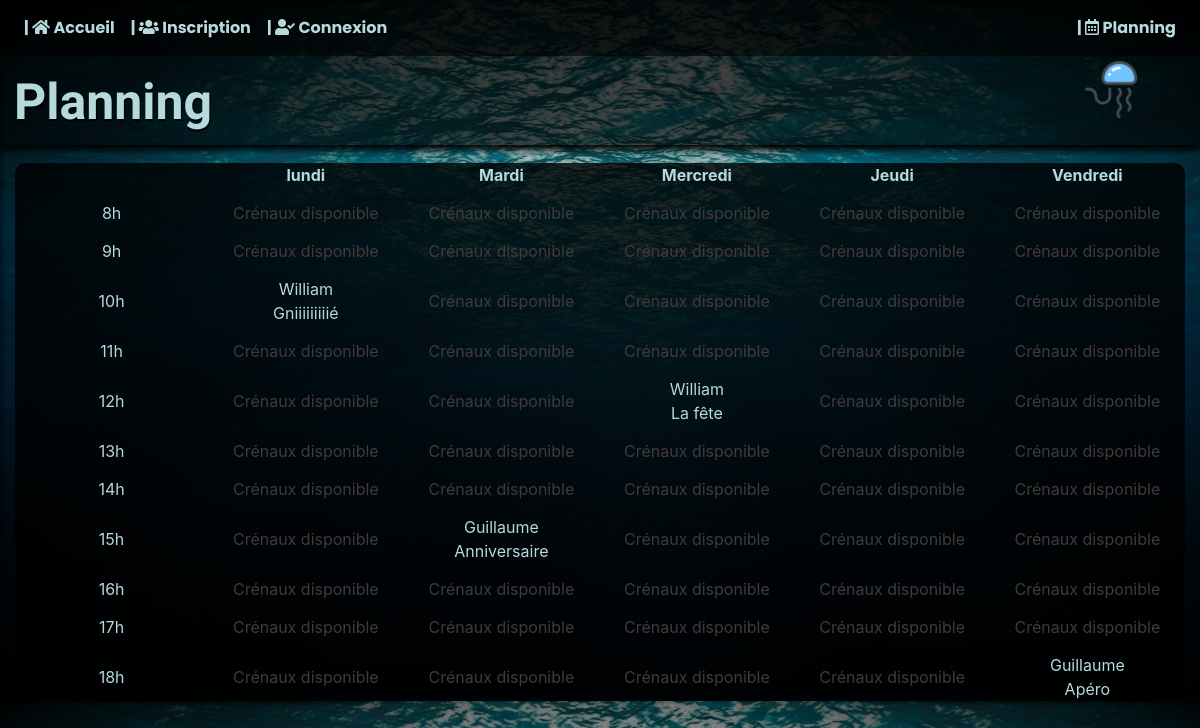
The page /pages/planning.php on the database its author committed.
### tables this page shows
CREATE TABLE IF NOT EXISTS `reservations` (
  `id` int(11) NOT NULL AUTO_INCREMENT,
  `titre` varchar(255) NOT NULL,
  `description` text NOT NULL,
  `debut` datetime NOT NULL,
  `fin` datetime NOT NULL,
  `id_utilisateur` int(11) NOT NULL,
  PRIMARY KEY (`id`)
);

CREATE TABLE IF NOT EXISTS `utilisateurs` (
  `id` int(11) NOT NULL AUTO_INCREMENT,
  `login` varchar(255) NOT NULL,
  `password` varchar(255) NOT NULL,
  PRIMARY KEY (`id`)
);

### require/php/Modele.php (called while the page is built, shortened)
<?php
require_once('Database.php');
abstract class Modele{
    public function __construct(){
        $this->db = Database::getPdo();
    }
}

### require/php/Database.php (called while the page is built)
<?php
class Database{
    private static $instance = NULL;
    public static function getPdo(){
        if(self::$instance === NULL){
            try{
                self::$instance = new PDO('mysql:host=localhost; dbname=reservationsalles', 'root', '');
            }
            catch (PDOException $e){
                print 'Erreur :' . $e -> getMessage();
                die();
            }
        }
        return self::$instance;
    }
}

### require/php/reservations.php (the view, shortened to what this page needs)
<?php
require_once('Modele.php');
class Event extends Modele{
    public function planning($jour,$heure){
        $sql ='SELECT login,reservations.id,titre,description,debut,fin,id_utilisateur FROM utilisateurs INNER JOIN reservations ON utilisateurs.id = reservations.id_utilisateur WHERE DATE_FORMAT(debut, "%w") = :jour AND DATE_FORMAT(debut, "%k") = :heure ';
        $stm = $this->db->prepare($sql);
        $stm->execute(['jour'=>$jour, 'heure'=>$heure]);
        $result = $stm->fetch();
        if($result && (isset($_SESSION['login'])))
        {
            $_GET['id'] = @$result['id'];
            echo '<td><a href="reservation.php?id='.$_GET['id'].'">'.ucfirst($result['login']).'<br>'.ucfirst($result['titre']).'</a></td>';
        }
        elseif($result){
            echo '<td>'.ucfirst($result['login']).'<br>'.ucfirst($result['titre']).'</td>';
        }
        else{
            echo '<td class="libre">Crénaux disponible</td>' ;
        }
    }
}
?>

### require/html/header.php (shortened to what this page needs)
<?php
if($index==1){
    echo'
    <!DOCTYPE html>
    <html lang="fr">
    <head>
        <meta charset="UTF-8">
        <title>Loc\'Sea | ' . $title . '</title>
        <link rel="stylesheet" href=' . $boots . '>
        <link rel="stylesheet" href=' . $pageCss . '>
        <link rel="stylesheet" href=' . $header . '>
        <link rel="stylesheet" href=' . $footer . '>
        <link rel="stylesheet" href="https://cdnjs.cloudflare.com/ajax/libs/font-awesome/5.14.0/css/all.min.css">
    </head>
    <body>
        <header>
            <div class="header-anim">
                <nav class="mb-1 navbar navbar-expand-lg lighten-1">
                    <section class="collapse navbar-collapse" id="navbarSupportedContent-555">
                        <ul class="navbar-nav membres">
                            <li class="nav-item"><a class="nav-link" href=' . $accueil . '>| <i class="fas fa-home"></i> Accueil</a></li>';
                            if (!isset($_SESSION['login'])){ echo '<li class="nav-item"><a class="nav-link" href=' . $inscription . '>| <i class="fas fa-users"></i> Inscription</a></li>';}
                            if (!isset($_SESSION['login'])){ echo '<li class="nav-item"><a class="nav-link" href=' . $connexion . '>| <i class="fas fa-user-check"></i> Connexion</a></li>';}
                            if (isset($_SESSION['login'])){ echo '<li class="nav-item"><a class="nav-link" href=' . $profil . '>| <i class="fas fa-user-cog"></i> Profil</a></li>';}
                            if (isset($_SESSION['login'])){ echo '<li><form method="POST" action="index.php"><button type="submit" class="btn btn-info" name="logout" title="Déconnexion"><i class="fas fa-power-off"></i></button></form></li>';}
                            if (isset($_SESSION['login'])){ echo '<li class="nav-item"><a class="nav-link"> Bonjour <i class="fas fa-user-circle"></i> ' . ucfirst($_SESSION['login']) . '</a></li>';}
                            echo'
                        </ul>
                        <ul class="navbar-nav ml-auto salles">
                        <li class="nav-item"><a class="nav-link" href=' . $planning . '>| <i class="far fa-calendar-alt"></i> Planning</a></li>';
                        if (isset($_SESSION['login'])){ echo '<li class="nav-item"><a class="nav-link" href=' . $reservationform . '>| <i class="far fa-calendar-plus"></i> Reserver</a></li>';}
                        echo'
                    </ul>
                    </section>
                </nav>
                <a class="navbar-brand title-princ" href=' . $accueil . '><b>Loc\'Sea</b></a>
                <img class="jelly2" src="images/jelly.png" alt="meduse-icon">
            </div>
        </header>';
}
else{
    echo'
    <!DOCTYPE html>
    <html lang="fr">
    <head>
        <meta charset="UTF-8">
        <title>Loc\'Sea |' . $title . '</title>
        <link rel="stylesheet" href=' . $boots . '>
        <link rel="stylesheet" href=' . $header . '>
        <link rel="stylesheet" href=' . $footer . '>
        <link rel="stylesheet" href=' . $pageCss.  '>
        <link rel="stylesheet" href="https://cdnjs.cloudflare.com/ajax/libs/font-awesome/5.14.0/css/all.min.css">
    </head>
    <body>
        <header class= "header2">
            <nav class="mb-1 navbar navbar-expand-lg lighten-1">
                <section class="collapse navbar-collapse" id="navbarSupportedContent-555">
                    <ul class="navbar-nav membres">
                        <li class="nav-item"><a class="nav-link" href=' . $accueil . '>| <i class="fas fa-home"></i> Accueil</a></li>';
                        if (!isset($_SESSION['login'])){ echo '<li class="nav-item"><a class="nav-link"  href=' . $inscription . '>| <i class="fas fa-users"></i> Inscription</a></li>';}
                        if (!isset($_SESSION['login'])){ echo '<li class="nav-item"><a class="nav-link"  href=' . $connexion . '>| <i class="fas fa-user-check"></i> Connexion</a></li>';}
                        echo'
                    </ul>
                    <ul class="navbar-nav ml-auto salles">
                        <li class="nav-item"><a class="nav-link" href=' . $planning . '>| <i class="far fa-calendar-alt"></i> Planning</a></li>';
                        echo'
                    </ul>
                </section>
            </nav>
            <a class="navbar-brand title-princ2"><b>' . $title . '</b></a>
            <img class="jelly floating" src="../images/jelly.png" alt="meduse-icon">
        </header>';
}
?>

### pages/planning.php (shortened to what this page needs)
<?php
$index = 0;
$boots = "../css/bootstrap.min.css";
$pageCss = "../css/planning.css";
$header = "../css/header.css";
$footer = "../css/footer.css";
$title = " Planning";
$inscription = "inscription.php";
$connexion = "connexion.php";
$profil = "profil.php";
$planning = "planning.php";
$reservationform = "reservation-form.php";
$accueil = "../index.php";
require('../require/html/header.php');
require('../require/php/reservations.php');
$calendar = new Event;
?>
<main>
    <section class="container-fluid">
        <table class="planing">
            <thead>
                <tr>
                    <th></th>
                    <th>lundi</th>
                    <th>Mardi</th>
                    <th>Mercredi</th>
                    <th>Jeudi</th>
                    <th>Vendredi</th>
                </tr>
            </thead>
            <tbody>
                <?php
                for($heure = 8 ; $heure <= 18 ; $heure++){
                    echo '<tr></tr>';
                    for($jour = 0 ; $jour <= 5 ; $jour++){
                        if($jour == 0){
                            echo '<td>' .$heure.'h </td>';
                        }
                        else{
                            $calendar->planning($jour,$heure);
                        }
                    }
                }
                ?>
            </tbody>
        </table>
    </section>
</main>
</body>
</html>

### css/header.css (style rules this page uses)
* { margin: 0; padding: 0; box-sizing: border-box; }
html { scroll-behavior: smooth; }
nav { background-color: rgba(0, 0, 0, 0.6); }
header { box-shadow: black 0px 5px 7px; }
.header2 { background-color: rgba(0, 0, 0, 0.6); }
.title-princ2, .title-princ2 b { text-shadow: black 1px 2px 1px; font-family: 'Satisfy', cursive; color: #b5d9dd; font-size: 50px; margin-left: 1%; }
.jelly { float: right; width: 5%; margin-right: 5%; }
li a { font-family: 'Poppins', sans-serif; text-shadow: #000000 2px 1px 0px; font-weight: bold; color: #b5d9dd; transition: all 0.3s ease 0.3s; }
.floating { animation-name: floating; animation-duration: 10s; animation-iteration-count: infinite; animation-timing-function: ease-in-out; }

### css/planning.css (style rules this page uses)
body { background-image: url('../images/bg.jpg'); background-size: cover; }
.planing { margin :auto; margin-top: 1.5%; color : #b5d9dd; background: rgba(0, 0, 0, 0.8); border-radius: 10px; }
th { height: 18px; text-align: center; }
td { text-align: center; width: 200px; }
.libre { color: rgb(65, 58, 58); }
tr { height: 14px; }

### rows shown on the page
reservations: id_utilisateur.login "William", titre "Gniiiiiiiiié"
reservations: id_utilisateur.login "William", titre "La fête"
reservations: id_utilisateur.login "Guillaume", titre "Anniversaire"
reservations: id_utilisateur.login "Guillaume", titre "Apéro"

### other values the page prints
$title "Planning"
